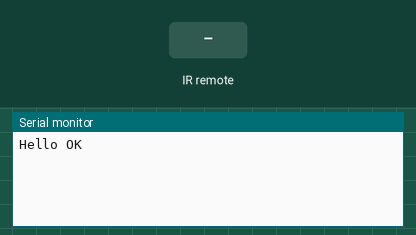
Recording of a sketch running on a simulated Arduino Nano, built with avr-gcc and run on an emulated ATmega328P. On the bench: the last lines printed to the serial monitor. The inputs (shaded band) are chosen by the test bench.

Above: at 1.2 s.
1.3 s: infrared code 0x0 received
At 1.7 s:
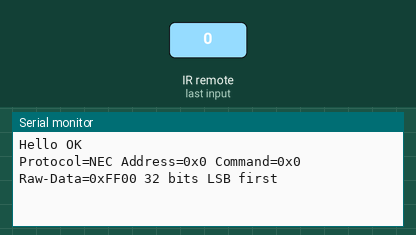
2.8 s: infrared code 0x40 received
At 4.0 s:
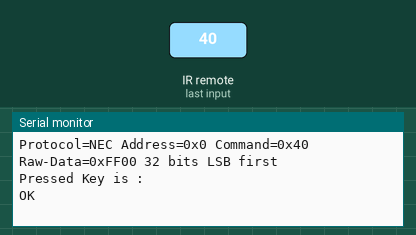
4.3 s: infrared code 0x46 received
At 5.4 s:
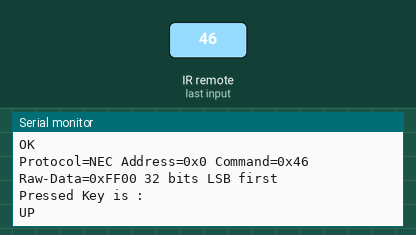
5.8 s: infrared code 0x15 received
At 6.6 s:
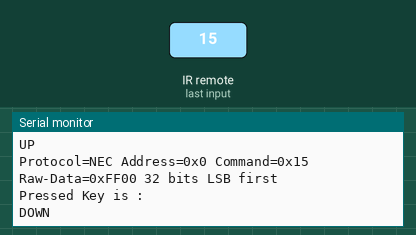
7.3 s: infrared code 0x44 received
At 7.7 s:
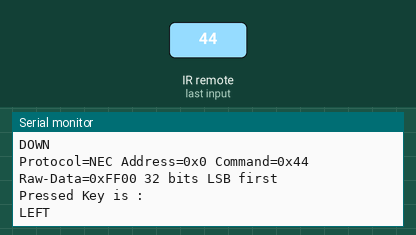
8.8 s: infrared code 0x43 received
At 10.0 s:
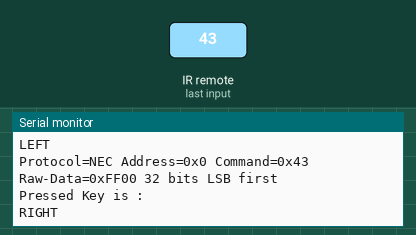
Timing chart, 0 to 11.3 s (numbered marks = the images above; inputs shaded):
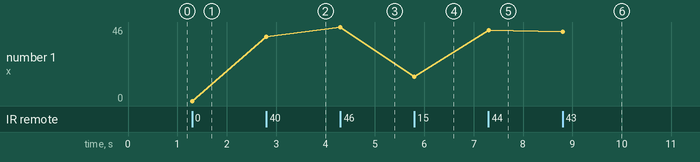

Measured:
- after the input at 1.3 s, the serial monitor: prints a new line at once (image 1)
- after the input at 2.8 s, the serial monitor: prints a new line at once (image 2)
- after the input at 4.3 s, the serial monitor: prints a new line at once (image 3)
- after the input at 5.8 s, the serial monitor: prints a new line at once (image 4)
- after the input at 7.3 s, the serial monitor: prints a new line at once (image 5)
- after the input at 8.8 s, the serial monitor: prints a new line at once (image 6)
- plotted number 1: 0 → 40 after the input at 2.8 s, 40 → 46 after the input at 4.3 s, 46 → 15 after the input at 5.8 s, 15 → 44 after the input at 7.3 s, 44 → 43 after the input at 8.8 s

The sketch:

IR_Remote_Dump.ino
```cpp
//BotDulars Arduino Program Kit//
//G2R Nano Bot - IR Remote Program//


#include <IRremote.h>

#define IR_RECEIVE_PIN  2

void setup()
{
  Serial.begin(115200);
  Serial.println("Hello OK");
  IrReceiver.begin(IR_RECEIVE_PIN, ENABLE_LED_FEEDBACK);
}

void loop()
 {
   char ch;
   while (IrReceiver.decode())
   {  // Grab an IR code
        // At 115200 baud, printing takes 200 ms for NEC protocol and 70 ms for NEC repeat
        Serial.println(); // blank line between entries
        Serial.println(); // 2 blank lines between entries
        IrReceiver.printIRResultShort(&Serial);
        ch=IrReceiver.decodedIRData.command;

    {
    if (IrReceiver.decodedIRData.protocol == NEC)
    {
      if (IrReceiver.decodedIRData.address == 0x0)
      {
       if(ch==0x40)
       {  Serial.println(F("Pressed Key is :"));
          Serial.println(F("OK"));
       }
       else if (ch==0x46)
       {
        Serial.println(F("Pressed Key is :"));
        Serial.println(F("UP"));
       }
        else if (ch==0x15)
       {
        Serial.println(F("Pressed Key is :"));
        Serial.println(F("DOWN"));
       }
       else if (ch==0x44)
       {
        Serial.println(F("Pressed Key is :"));
        Serial.println(F("LEFT"));
       }
       else if (ch==0x43)
       {
        Serial.println(F("Pressed Key is :"));
        Serial.println(F("RIGHT"));
       }
       else if (ch==0x42)
       {
        Serial.println(F("Pressed Key is :"));
        Serial.println(F("*"));
       }
       else if (ch==0x4A)
       {
        Serial.println(F("Pressed Key is :"));
        Serial.println(F("#"));
       }
       else if (ch==0x16)
       {
        Serial.println(F("Pressed Key is :"));
        Serial.println(F("1"));
       }
        else if (ch==0x19)
       {
        Serial.println(F("Pressed Key is :"));
        Serial.println(F("2"));
       }
       else if (ch==0xD)
       {
        Serial.println(F("Pressed Key is :"));
        Serial.println(F("3"));
       }
       else if (ch==0xC)
       {
        Serial.println(F("Pressed Key is :"));
        Serial.println(F("4"));
       }
       else if (ch==0x18)
       {
        Serial.println(F("Pressed Key is :"));
        Serial.println(F("5"));
       }
       else if (ch==0x5E)
       {
        Serial.println(F("Pressed Key is :"));
        Serial.println(F("6"));
       }
       else if (ch==0x8)
       {
        Serial.println(F("Pressed Key is :"));
        Serial.println(F("7"));
       }
        else if (ch==0x1C)
       {
        Serial.println(F("Pressed Key is :"));
        Serial.println(F("8"));
       }
       else if (ch==0x5A)
       {
        Serial.println(F("Pressed Key is :"));
        Serial.println(F("9"));
       }
       else if (ch==0x52)
       {
        Serial.println(F("Pressed Key is :"));
        Serial.println(F("0"));
       }

     }

     delay(100);
    }

    }
        IrReceiver.resume();                            // Prepare for the next value

   }
}
```
